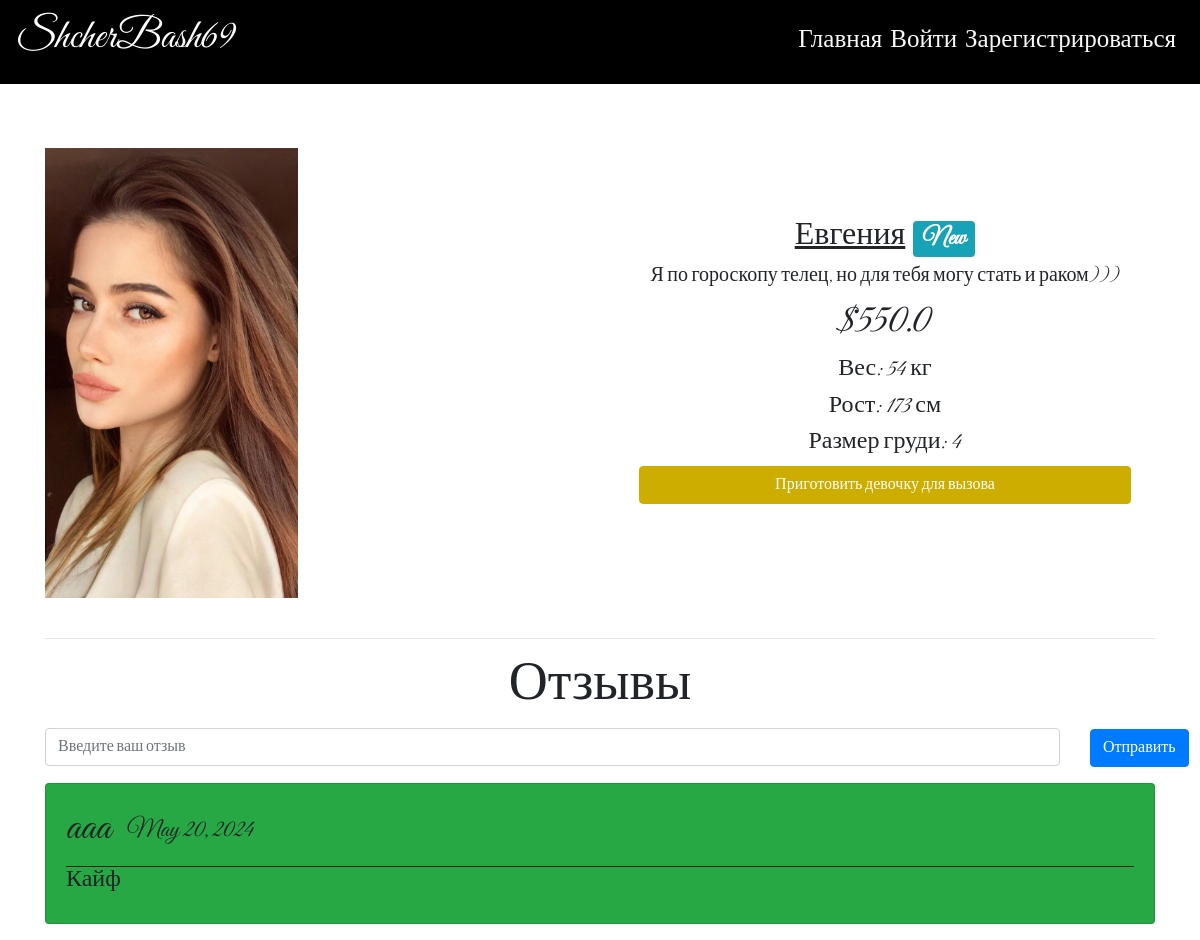
The page /dishes/girl3 on the database its author committed.
### main/models.py (models this page shows, shortened)
class Item(models.Model):
    LABELS = (
        ('Bestseller', 'Bestseller'),
        ('New', 'New'),
        ('Hot🔥', 'Hot🔥'),
    )
    LABEL_COLOUR = (
        ('danger', 'danger'),
        ('success', 'success'),
        ('primary', 'primary'),
        ('info', 'info'),
        ('warning', 'warning'),
    )
    title = models.CharField(max_length=150)
    description = models.CharField(max_length=250,blank=True)
    price = models.FloatField()
    age = models.IntegerField(default=0)
    weight = models.IntegerField(default=0)
    boobs = models.IntegerField(default=0)
    height = models.IntegerField(default=0)
    education = models.CharField(max_length=250, blank=True)
    hobbies = models.CharField(max_length=250, blank=True)
    image = models.ImageField(default='default.png', upload_to='images/')
    labels = models.CharField(max_length=25, choices=LABELS, blank=True)
    label_colour = models.CharField(max_length=15, choices=LABEL_COLOUR, blank=True)
    slug = models.SlugField(default="girl")
    created_by = models.ForeignKey(User, on_delete=models.CASCADE)

class Reviews(models.Model):
    user = models.ForeignKey(User, on_delete = models.CASCADE)
    item = models.ForeignKey(Item, on_delete = models.CASCADE)
    rslug = models.SlugField()
    review = models.TextField()
    posted_on = models.DateField(default=timezone.now)
    class Meta:
        verbose_name = 'Review'
        verbose_name_plural = 'Reviews'

### main/views.py (the view)
# urls.py: path('dishes/<slug>', views.menuDetail, name='dishes'),
def menuDetail(request, slug):
    item = Item.objects.filter(slug=slug).first()
    reviews = Reviews.objects.filter(rslug=slug).order_by('-id')[:7]
    context = {
        'item' : item,
        'reviews' : reviews,
    }
    return render(request, 'main/girl.html', context)

### main/templates/main/girl.html (shortened to what this page needs)
{% extends "main/layout.html" %}
{% block content %}
<div class="dishes">
  <main class="mt-3 pt-4 main">
    <div class="container dark-grey-text">
      <div class="row wow fadeIn">
        <div class="col-md-6 mb-4">
          <img src="{{ item.image.url }}" class="img-fluid mt-4" alt="">
        </div>
        <div class="col-md-6 mb-4 information">
          <div class="p-4 content">
            <div class="mt-0">
                <h2><u>{{ item.title }}</u><span class="badge badge-{{ item.label_colour }} ml-2">{{ item.labels }}</span></h2>
            </div>
            <div class="lead">
              {% if item.description %}
              <h5>{{ item.description }}</h5>
              {% endif %}
              <h3>${{ item.price }}</h3>
              <h4>Вес: {{ item.weight }} кг</h4>
              <h4>Рост: {{ item.height }} см</h4>
              <h4>Размер груди: {{ item.boobs }}</h4>
            </div>
            <a href="{% url 'main:add-to-cart' item.slug %}" class="btn btn-success btn-md my-0 p">Приготовить девочку для вызова</a>
          </div>
        </div>
      </div>
      <hr>
    </div>
  </main>
  <div class="container">
    <h1 class="text-center">Отзывы</h1>
    <form action="{% url 'main:add_reviews' %}" method="POST" class="mb-3">
      <div class="row">
        <div class="col-sm-11">
          <input type="text" name="review" class="form-control" placeholder="Введите ваш отзыв">
        </div>
        <div class="col-sm-1">
          <button type="submit" class="btn btn-primary">Отправить</button>
        </div>
      </div>
    </form>
    {% for review in reviews %}
    <div class="main-reviews card bg-success mb-3">
      <div class="card-body">
        <div class="user_details" style="display: flex; border-bottom: 1px solid rgb(31, 30, 30);">
          <h3 class="mr-3">{{ review.user.username }} </h3>
          <p class="mt-2">{{ review.posted_on }}</p>
        </div>
          <h4>{{ review.review }}</h4>
      </div>
    </div>
    {% endfor %}
  </div>
</div>
{% endblock content %}

### main/static/main/styles.css (style rules this page uses)
.dishes .main .container .row img { max-width: 540px; max-height: 450px; width: fit-content; }
.dishes .main .container .row .content { display: flex; flex-direction: column; text-align: center; justify-content: center; }
.dishes .main .container .row .information { display: flex; flex-direction: column; text-align: center; justify-content: center; }

### main/static/main/aa.css (style rules this page uses)
body { font-family: 'Great Vibes', cursive; }

### main/templates/main/layout.html (style rules this page uses)
body { font-family: 'Great Vibes', cursive; font-size: 25px; }
h1 { font-size: 54px; }
p { font-size: 25px; }
h3 { font-size: 42px; }
.btn-success { background-color: #CDAD00; border-color: #CDAD00; }

### rows shown on the page
Item: image (picture), title "Евгения", labels "New", description "Я по гороскопу телец, но для тебя могу стать и раком)))", price "550.0", weight "54", height "173", boobs "4"
Reviews: user.username "aaa", posted_on "May 20, 2024", review "Кайф"
